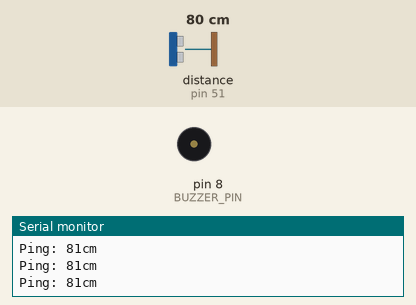
This sketch was run on a simulated Arduino Mega 2560, built with avr-gcc and run on an emulated ATmega2560. Shown: buzzer (waves = sounding), the last lines printed to the serial monitor. The inputs (shaded band) are chosen by the test bench; at power-on: distance to the obstacle (sensor on pin 51) 80 cm. The echo pulse lasts 58.3 µs per cm.

Above: at 1.2 s.
1.3 s: distance to the obstacle (sensor on pin 51) set to 28 cm
2.8 s: distance to the obstacle (sensor on pin 51) set to 23 cm
At 4.1 s:
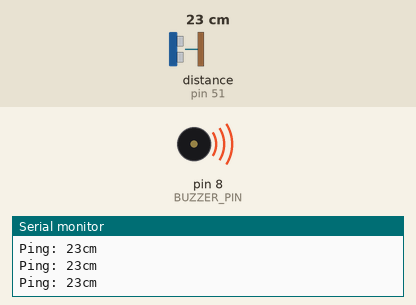
Timing chart, 0 to 5.8 s (numbered marks = the images above; inputs shaded):
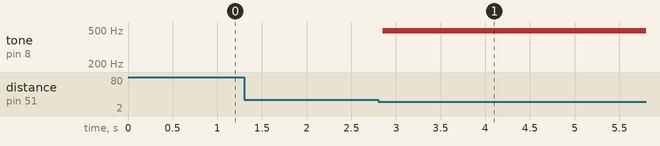

Measured:
- the behaviour switches between 26 and 25 cm on distance to the obstacle (sensor on pin 51) (found by bisection; images 0 and 1)
- after the input at 2.8 s, tone on pin 8 (BUZZER_PIN): silent → 490 Hz after 0.05 s

The sketch:

sensor-estacionamento.ino
```cpp
#include "NewPing.h"

#define TRIGGER_PIN 50
#define ECHO_PIN 51
#define BUZZER_PIN 8

#define MAX_DISTANCE 300

NewPing sonar(TRIGGER_PIN, ECHO_PIN, MAX_DISTANCE);

void setup() {
  Serial.begin(9600);
  pinMode(BUZZER_PIN, OUTPUT);
  analogWrite(BUZZER_PIN, LOW);
}

void loop() {
  delay(50);

  int dist = sonar.ping_cm();
  Serial.print("Ping: ");
  Serial.print(dist);
  Serial.println("cm");

  if (dist == 0) {
    analogWrite(BUZZER_PIN, LOW);
  } else if (dist <= 10) {
    analogWrite(BUZZER_PIN, HIGH);
  } else if (dist <= 15) {
    analogWrite(BUZZER_PIN, HIGH);
    delay(50);
    analogWrite(BUZZER_PIN, LOW);
  } else if (dist <= 20) {
    analogWrite(BUZZER_PIN, HIGH);
    delay(100);
    analogWrite(BUZZER_PIN, LOW);
  } else if (dist <= 25) {
    analogWrite(BUZZER_PIN, HIGH);
    delay(200);
    analogWrite(BUZZER_PIN, LOW);
  } else {
    analogWrite(BUZZER_PIN, LOW);
  }
}
```
